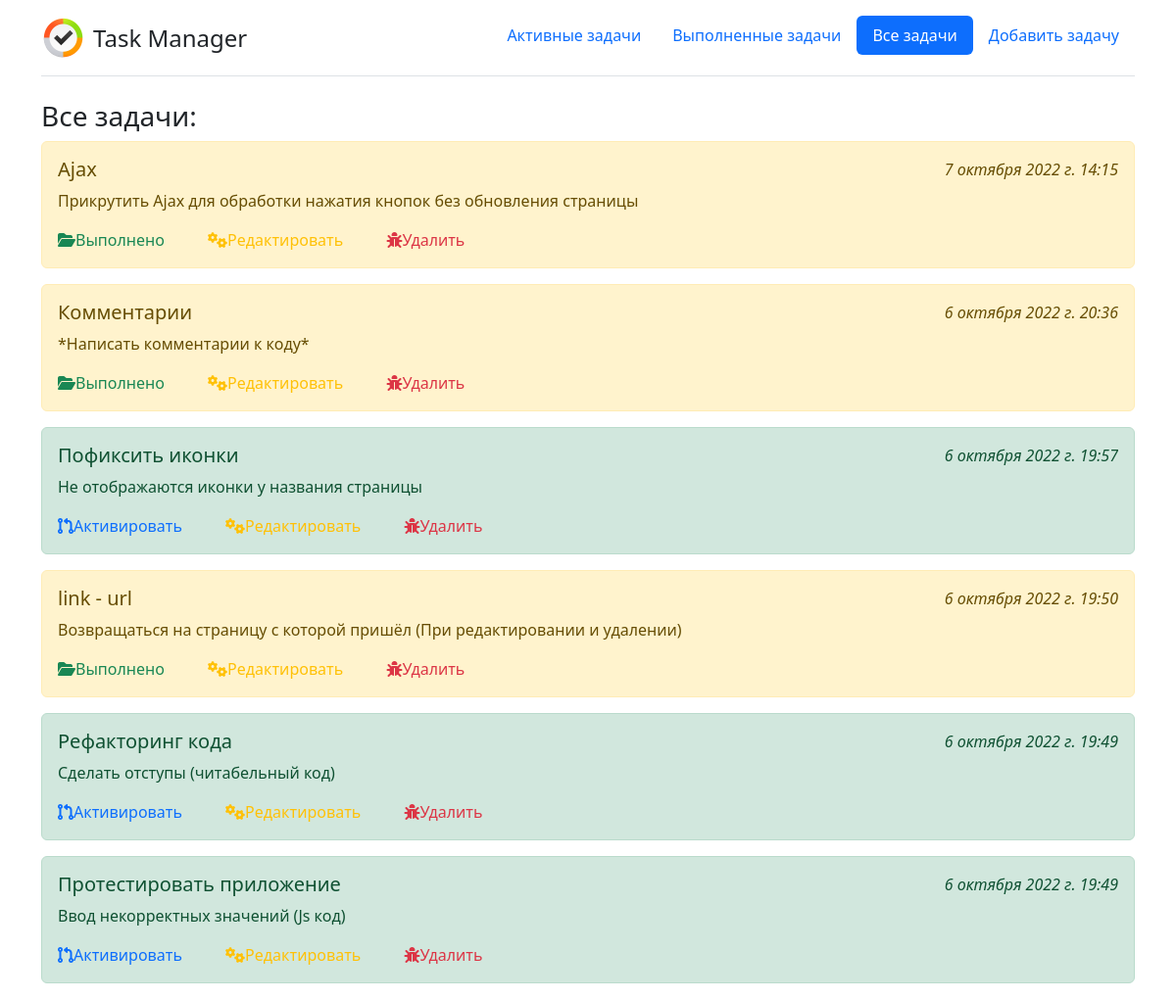
Page /allTask/ on the committed database.
### Main/models.py (models this page shows, shortened)
class Task(models.Model):
    title = models.CharField(max_length=255, verbose_name='Название')
    task = models.TextField(verbose_name='Задача')
    time_create = models.DateTimeField(auto_now_add=True, verbose_name='Время создания')
    time_update = models.DateTimeField(auto_now=True, verbose_name='Время обновления')
    done = models.BooleanField(default=False, verbose_name='Статус')
    class Meta:
        verbose_name = 'Задача'
        verbose_name_plural = 'Задачи'

### Main/views.py (the view)
# urls.py: path('allTask/', AllTask.as_view(), name='allTask'),
class AllTask(ListView):
    model = Task
    template_name = 'Main/index.html'
    extra_context = {'title': 'Все задачи'}
    context_object_name = 'tasks'
    ordering = ['-time_update']

### Main/templates/Main/index.html
{% extends 'Main/base.html' %}
{% block body %}
  {% if title == 'Активные задачи' %}
    <h3>Активные задачи:</h3>
  {% elif title == 'Выполненные задачи' %}
    <h3>Выполненные задачи:</h3>
  {% elif title == 'Все задачи' %}
    <h3>Все задачи:</h3>
  {% endif %}
 {% if tasks %}
    {% for el in tasks %}
      {% if el.done %}
        <div class="alert alert-success mt-2">
      {% else %}
        <div class="alert alert-warning mt-2">
      {% endif %}
      <div class="hidd">
        <h5 class="position_left">{{ el.title |linebreaksbr }}</h5>
        <i class="position_right">{{ el.time_update }}</i>
      </div>
      <p>{{ el.task |linebreaksbr }}</p>
      {% if el.done == False %}
        <a href="{% url 'readyTask' el.pk %}" class="text-success" id="marg"><i class="fa-solid fa-folder-open"></i>Выполнено</a>
      {% else %}
        <a href="{% url 'activateTask' el.pk %}" class="text-primary" id="marg2"><i class="fa-solid fa-code-pull-request"></i>Активировать</a>
      {% endif %}
        <a href="{% url 'updateTask' el.pk %}" class="text-warning" id="marg3"><i class="fa-solid fa-gears"></i>Редактировать</a>
        <a href="{% url 'deleteTask' el.pk %}" class="text-danger"><i class="fa-solid fa-bug"></i>Удалить</a>
    </div>
    {% endfor %}
 {% else %}
   <h4 class="text-danger">Отсутствуют</h4>
   {% if page != 'Выполненные задачи' %}
     <a href="{% url 'addTask' %}">Добавить задачу</a>
   {% endif %}
 {% endif %}
{% endblock %}

### Main/static/Main/css/style.css (style rules this page uses)
a { text-decoration: none; }
.position_left { float: left; }
.position_right { float: right; }
.hidd { overflow: hidden; }
#marg { margin-right: 40px; }
#marg2 { margin-right: 40px; }
#marg3 { margin-right: 40px; }

### rows in the picture
Task: title "Ajax", time_update "7 октября 2022 г. 14:15", task "Прикрутить Ajax для обработки нажатия кнопок без обновления страницы", done False (drawn)
Task: title "Комментарии", time_update "6 октября 2022 г. 20:36", task "*Написать комментарии к коду*", done False (drawn)
Task: title "Пофиксить иконки", time_update "6 октября 2022 г. 19:57", task "Не отображаются иконки у названия страницы", done True (drawn)
Task: title "link - url", time_update "6 октября 2022 г. 19:50", task "Возвращаться на страницу с которой пришёл (При редактировании и удалении)", done False (drawn)
Task: title "Рефакторинг кода", time_update "6 октября 2022 г. 19:49", task "Сделать отступы (читабельный код)", done True (drawn)
Task: title "Протестировать приложение", time_update "6 октября 2022 г. 19:49", task "Ввод некорректных значений (Js код)", done True (drawn)
